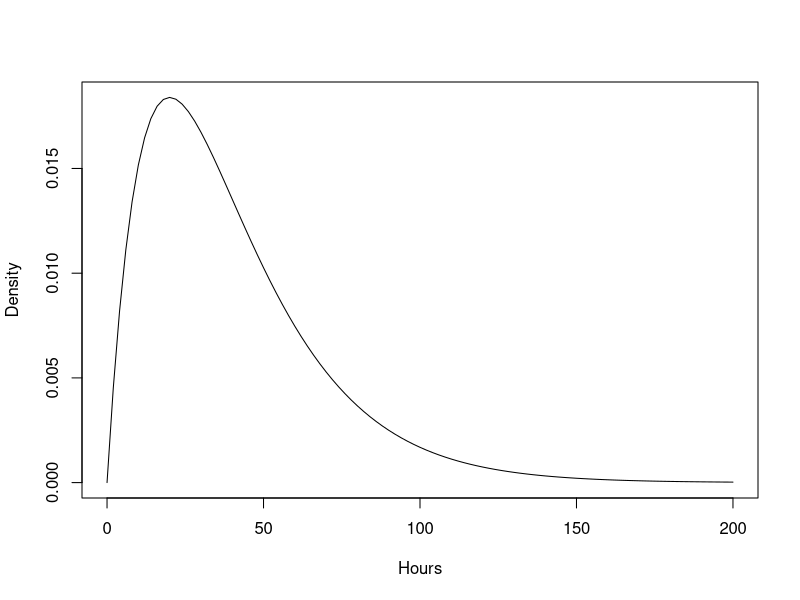

Write R code to recreate this figure.
# Title     : TODO
# Objective : TODO
# Created by: oscarhernandezlopez
# Created on: 05/11/20

#3 p.278 (Light Bulb)
f <- function (x) {
  la <- 0.05
  return(la^2*x*exp(-la*x))
}

png('dens_3_278.png',width = 2000, height = 1600,res = 300)
curve(f(x),
      from = 0,
      to = 200, ylab = "Density",
      xlab = "Hours")
dev.off()








g <- function (x) x*f(x) #Expected value
h <- function (x) x^2*f(x) #Variance

calc <- integrate(h,lower = 0,
                  upper = Inf)$value